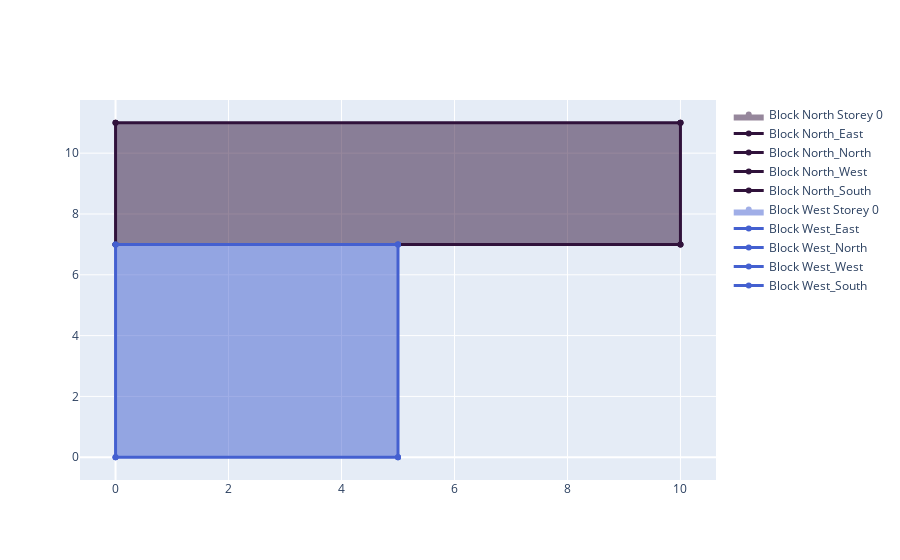

Source (notebook cell):
### Code cell
sql.geo.plot_zones()

### Figure 1 — Plotly figure (JSON) as saved in the notebook; plotly's stock layout.template omitted (floating-point values rounded to 4 significant figures)
{"data": [{"fill": "toself", "fillcolor": "rgb(48, 18, 59)", "line": {"width": 0}, "marker": {"color": "rgb(48, 18, 59)"}, "name": "Block North Storey 0", "opacity": 0.5, "type": "scatter", "x": [10, 10, 0, 0, 10], "y": [11, 7, 7, 11, 11]}, {"line": {"color": "rgb(48, 18, 59)", "width": 3}, "marker": {"color": "rgb(48, 18, 59)"}, "mode": "markers+lines", "name": "Block North_East", "type": "scatter", "x": [10, 10], "y": [7, 11]}, {"line": {"color": "rgb(48, 18, 59)", "width": 3}, "marker": {"color": "rgb(48, 18, 59)"}, "mode": "markers+lines", "name": "Block North_North", "type": "scatter", "x": [10, 0], "y": [11, 11]}, {"line": {"color": "rgb(48, 18, 59)", "width": 3}, "marker": {"color": "rgb(48, 18, 59)"}, "mode": "markers+lines", "name": "Block North_West", "type": "scatter", "x": [0, 0], "y": [11, 7]}, {"line": {"color": "rgb(48, 18, 59)", "width": 3}, "marker": {"color": "rgb(48, 18, 59)"}, "mode": "markers+lines", "name": "Block North_South", "type": "scatter", "x": [0, 10], "y": [7, 7]}, {"fill": "toself", "fillcolor": "rgb(68, 96, 208)", "line": {"width": 0}, "marker": {"color": "rgb(68, 96, 208)"}, "name": "Block West Storey 0", "opacity": 0.5, "type": "scatter", "x": [5, 5, 0, 0, 5], "y": [7, 0, 0, 7, 7]}, {"line": {"color": "rgb(68, 96, 208)", "width": 3}, "marker": {"color": "rgb(68, 96, 208)"}, "mode": "markers+lines", "name": "Block West_East", "type": "scatter", "x": [5, 5], "y": [0, 7]}, {"line": {"color": "rgb(68, 96, 208)", "width": 3}, "marker": {"color": "rgb(68, 96, 208)"}, "mode": "markers+lines", "name": "Block West_North", "type": "scatter", "x": [5, 0], "y": [7, 7]}, {"line": {"color": "rgb(68, 96, 208)", "width": 3}, "marker": {"color": "rgb(68, 96, 208)"}, "mode": "markers+lines", "name": "Block West_West", "type": "scatter", "x": [0, 0], "y": [7, 0]}, {"line": {"color": "rgb(68, 96, 208)", "width": 3}, "marker": {"color": "rgb(68, 96, 208)"}, "mode": "markers+lines", "name": "Block West_South", "type": "scatter", "x": [0, 5], "y": [0, 0]}], "layout": {}}
